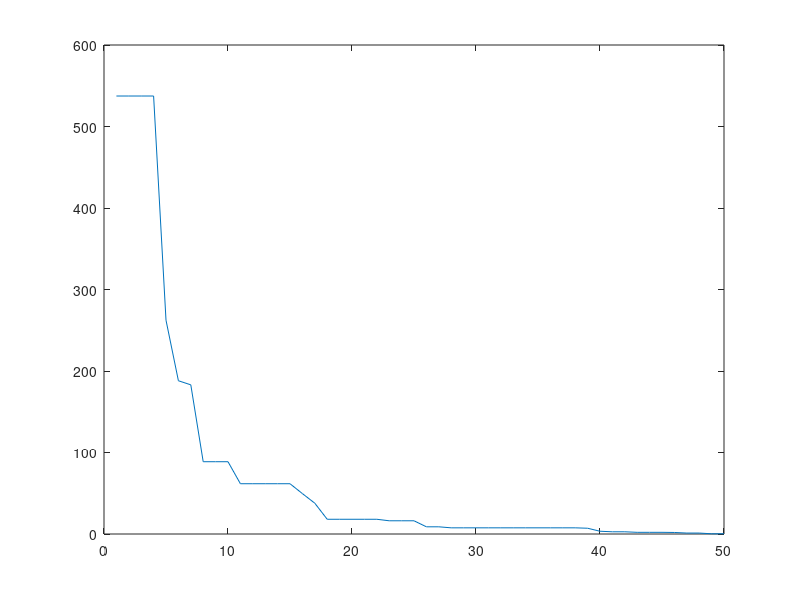

Reproduce this figure in MATLAB.

clc;
clear all;
close all;
%Teacher phase
ul=100;
ll=-100;
pn=10;
dv=3;
gn=50;
for it=1:gn
    if it==1   
x=(ul-ll).*rand(pn,dv)+ll;
    else
x=x4;
    end
for j=1:pn
    f(j,1)=0;
for i=1:dv
 value(j,i)= x(j,i).^2;
f(j,1)=f(j,1)+value(j,i);
end
end
m=mean(x);
a=min(f);
for i=1:pn
    if f(i,1)==a
        Xteacher=x(i,:);
    end
end
        
   
for i=1:pn
    r=rand(1);
    Tf=round(1+rand(1));
    D=r.*(Xteacher-(Tf.*m));
    x1(i,:)=x(i,:)+D;
end
for i=1:pn
    for j=1:dv
        if x1(i,j)>ul
            x1(i,j)=ul;
        end
        if x1(i,j)<ll
            x1(i,j)=ll;
        end
    end
end 
   
for j=1:pn
    f1(j,1)=0;
for i=1:dv
 value(j,i)= x1(j,i).^2;
f1(j,1)=f1(j,1)+value(j,i);
end
end
   for i=1:pn
       if f1(i,:)<f(i,:)
           x2(i,:)=x1(i,:);
     elseif f1(i,:)>f(i,:)
           x2(i,:)=x(i,:);
       end
   end
   
for j=1:pn
    f2(j,1)=0;
for i=1:dv
 value(j,i)= x2(j,i).^2;
f2(j,1)=f2(j,1)+value(j,i);
end
end
%learners phase

for i=1:pn
    j=floor(rand()*pn)+1;
    while j==i
        j=floor(rand()*pn)+1;
    end
     k=floor(rand()*pn)+1;
    while k==i||k==j
        k=floor(rand()*pn)+1;
    end
    if f2(k)<f2(j)
        x3(i,:)=x2(i,:)+rand*(x2(k,:)-x2(j,:));
    end
    if f2(k)>f2(j)
        x3(i,:)=x2(i,:)+rand*(x2(j,:)-x2(k,:));
    end
end   
 
 for j=1:pn
    f3(j,1)=0;
for i=1:dv
 value(j,i)= x3(j,i).^2;
f3(j,1)=f3(j,1)+value(j,i);
end
end
   for i=1:pn
       if f3(i,:)<f2(i,:)
           x4(i,:)=x3(i,:);
     elseif f3(i,:)>f2(i,:)
           x4(i,:)=x2(i,:);
       end
   end   
for i=1:pn
    for j=1:dv
        if x4(i,j)>ul
            x4(i,j)=ul;
        elseif x4(i,j)<ll
            x4(i,j)=ll;
        end
    end
end
for j=1:pn
    f(j,1)=0;
for i=1:dv
 value(j,i)= x4(j,i).^2;
f(j,1)=f(j,1)+value(j,i);
end
end

for j=1:pn
    f4(j,1)=0;
for i=1:dv
 value(j,i)= x(j,i).^2;
f4(j,1)=f4(j,1)+value(j,i);
end
end
mfv(it,1)=min(f4);
end
it=1:gn;
    plot(it,mfv) 
x4
